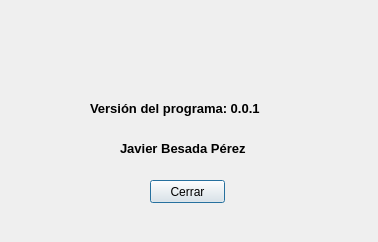
<?xml version="1.0" encoding="UTF-8"?>
<ui version="4.0">
 <class>dlgAbout</class>
 <widget class="QDialog" name="dlgAbout">
  <property name="windowModality">
   <enum>Qt::WindowModal</enum>
  </property>
  <property name="geometry">
   <rect>
    <x>0</x>
    <y>0</y>
    <width>378</width>
    <height>242</height>
   </rect>
  </property>
  <property name="windowTitle">
   <string>Dialog</string>
  </property>
  <widget class="QLabel" name="lblLogo">
   <property name="geometry">
    <rect>
     <x>150</x>
     <y>20</y>
     <width>71</width>
     <height>61</height>
    </rect>
   </property>
   <property name="text">
    <string/>
   </property>
   <property name="pixmap">
    <pixmap>img/logo.jpg</pixmap>
   </property>
   <property name="scaledContents">
    <bool>true</bool>
   </property>
  </widget>
  <widget class="QLabel" name="lblVersion">
   <property name="geometry">
    <rect>
     <x>90</x>
     <y>100</y>
     <width>191</width>
     <height>16</height>
    </rect>
   </property>
   <property name="font">
    <font>
     <pointsize>10</pointsize>
     <weight>75</weight>
     <bold>true</bold>
    </font>
   </property>
   <property name="text">
    <string>Versión del programa: 0.0.1</string>
   </property>
  </widget>
  <widget class="QLabel" name="lblNombre">
   <property name="geometry">
    <rect>
     <x>120</x>
     <y>140</y>
     <width>151</width>
     <height>16</height>
    </rect>
   </property>
   <property name="font">
    <font>
     <pointsize>10</pointsize>
     <weight>75</weight>
     <bold>true</bold>
    </font>
   </property>
   <property name="text">
    <string>Javier Besada Pérez</string>
   </property>
  </widget>
  <widget class="QPushButton" name="btnCerrar">
   <property name="geometry">
    <rect>
     <x>150</x>
     <y>180</y>
     <width>75</width>
     <height>23</height>
    </rect>
   </property>
   <property name="text">
    <string>Cerrar</string>
   </property>
  </widget>
 </widget>
 <resources/>
 <connections/>
</ui>
